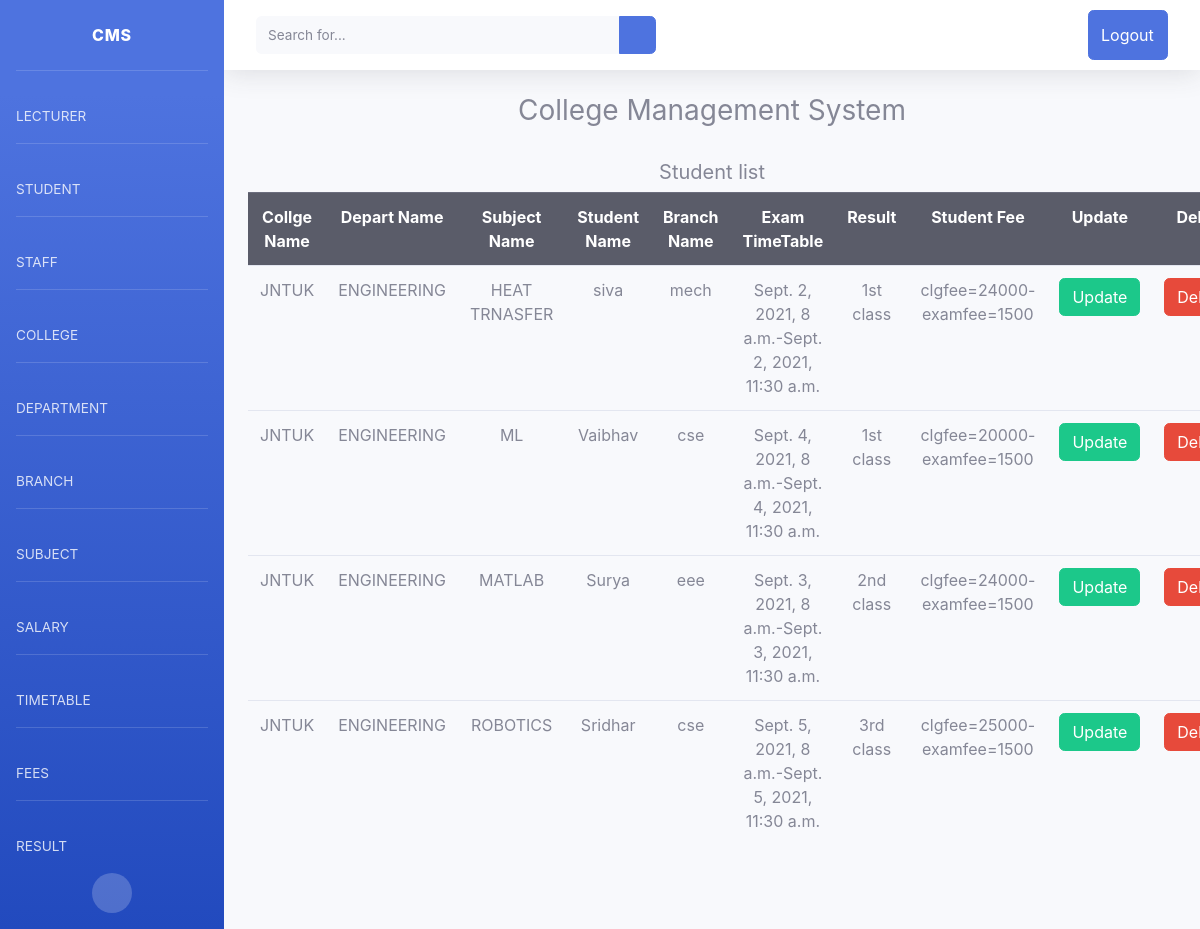
The app's page /Studlist/ (signed in) with its own data.
### cmsapp/models.py (models this page shows, shortened)
class Student(models.Model):
	user=models.OneToOneField(User,on_delete=models.CASCADE)
	clg_name = models.ForeignKey(College, on_delete=models.CASCADE)
	dep_name = models.ForeignKey(Depart, on_delete=models.CASCADE)
	subj_name = models.ForeignKey(Subject, on_delete=models.CASCADE)
	stu_name = models.CharField(max_length=20)
	bran_name = models.ForeignKey(Branch, on_delete=models.CASCADE)
	table_name=models.ForeignKey(TimeTable,on_delete=models.CASCADE)
	result_name=models.ForeignKey(Results,on_delete=models.CASCADE)
	stu_fee=models.ForeignKey(Fee, on_delete=models.CASCADE)

class College(models.Model):
    clg_name = models.CharField(max_length=20, primary_key=True,blank=True)
    def __str__(self):
        return self.clg_name

class Depart(models.Model):
    id = models.IntegerField(primary_key=True)
    clg_name = models.ForeignKey(College, on_delete=models.CASCADE)
    dep_name = models.CharField(max_length=20)
    def __str__(self):
        return self.dep_name

class Subject(models.Model):
    sub_name = models.CharField(max_length=20)
    def __str__(self):
        return self.sub_name

class Branch(models.Model):
    id = models.IntegerField(primary_key=True)
    clg_name = models.ForeignKey(College, on_delete=models.CASCADE)
    dep_name = models.ForeignKey(Depart, on_delete=models.CASCADE)
    bran_name = models.CharField(max_length=20)
    def __str__(self):
        return self.bran_name

class TimeTable(models.Model):
    clg_name = models.ForeignKey(College, on_delete=models.CASCADE)
    dep_name = models.ForeignKey(Depart, on_delete=models.CASCADE)
    bran_name = models.ForeignKey(Branch, on_delete=models.CASCADE)
    time_start = models.DateTimeField()
    time_end = models.DateTimeField()

class Results(models.Model):
    result = models.CharField(max_length=100,choices=results_choices)
    def __str__(self):
        return self.result

class Fee(models.Model):
    coll_fee=models.IntegerField()
    exam_fee=models.IntegerField()

### cmsapp/decorator.py (the view)
    def _inner(request, *args, **kwargs):
        if not request.user.is_admin:
            raise PermissionDenied
        return function(request, *args, **kwargs)

### cmsapp/decorator.py (called while the page is built)
def admin_only(function):
    def _inner(request, *args, **kwargs):
        if not request.user.is_admin:
            raise PermissionDenied
        return function(request, *args, **kwargs)
    return _inner

### cmsapp/views.py (called while the page is built)
@admin_only
def StudentList(request):
    stdlist = Student.objects.all()
    context={'stdlist':stdlist}
    return render(request,'student/studentlist.html',context)

### templates/student/studentlist.html
{% extends 'registration/home.html' %}
{% block content %}
{% if user.is_admin %}
<h5 class='text-center fw-bold'>Student list</h5>
<div class="container">
    <table class="table table-hover fw-bold">
    <tbody class="table table-striped table-hover">
      <tr class="thead-dark text-center">
          <th>Collge Name</th>
          <th>Depart Name</th>
          <th>Subject Name</th>
          <th>Student Name</th>
          <th>Branch Name</th>
          <th>Exam TimeTable</th>
          <th>Result</th>
          <th>Student Fee</th>
          <th>Update</th>
          <th>Delete</th>
      </tr>
{% for data in stdlist %}
        <tr class="text-center">
    <td>{{data.clg_name}}</td>
		<td>{{data.dep_name}}</td>
		<td>{{data.subj_name}}</td>
		<td>{{data.stu_name}}</td>
		<td>{{data.bran_name}}</td>
		<td>{{data.table_name.time_start}}-{{ data.table_name.time_end }}</td>
		<td>{{data.result_name}}</td>
		<td>clgfee={{data.stu_fee.coll_fee}}-examfee={{data.stu_fee.exam_fee}}</td>
        <td><a href="{% url 'stdupdate' data.id %}"><button class="btn btn-success">Update</button></a></td>
        <td><a href="{% url 'stddelete' data.id %}"><button class="btn btn-danger">Delete</button></a></td>
        </tr>
	{% endfor %}
    </tbody>
  </table>
    </div>
{% else %}
<h5>Enter Login Details</h5>
{% endif %}
{% endblock %}

### templates/registration/home.html (style rules this page uses)
body { font-family: 'Roboto', sans-serif; }

### records on screen
Student: clg_name "JNTUK", dep_name "ENGINEERING", subj_name "HEAT TRNASFER", stu_name "siva", bran_name "mech", table_name.time_start "Sept. 2, 2021, 8 a.m.", table_name.time_end "Sept. 2, 2021, 11:30 a.m.", result_name "1st class", stu_fee.coll_fee "24000", stu_fee.exam_fee "1500"
Student: clg_name "JNTUK", dep_name "ENGINEERING", subj_name "ML", stu_name "Vaibhav", bran_name "cse", table_name.time_start "Sept. 4, 2021, 8 a.m.", table_name.time_end "Sept. 4, 2021, 11:30 a.m.", result_name "1st class", stu_fee.coll_fee "20000", stu_fee.exam_fee "1500"
Student: clg_name "JNTUK", dep_name "ENGINEERING", subj_name "MATLAB", stu_name "Surya", bran_name "eee", table_name.time_start "Sept. 3, 2021, 8 a.m.", table_name.time_end "Sept. 3, 2021, 11:30 a.m.", result_name "2nd class", stu_fee.coll_fee "24000", stu_fee.exam_fee "1500"
Student: clg_name "JNTUK", dep_name "ENGINEERING", subj_name "ROBOTICS", stu_name "Sridhar", bran_name "cse", table_name.time_start "Sept. 5, 2021, 8 a.m.", table_name.time_end "Sept. 5, 2021, 11:30 a.m.", result_name "3rd class", stu_fee.coll_fee "25000", stu_fee.exam_fee "1500"
